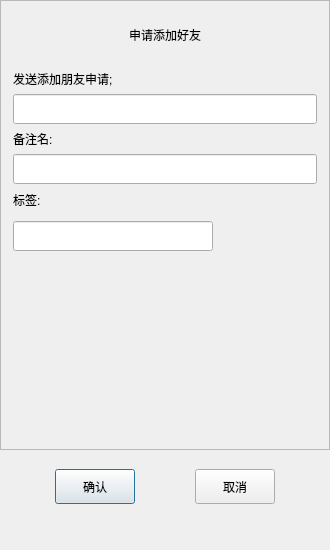
<?xml version="1.0" encoding="UTF-8"?>
<ui version="4.0">
 <class>ApplyFriend</class>
 <widget class="QDialog" name="ApplyFriend">
  <property name="geometry">
   <rect>
    <x>0</x>
    <y>0</y>
    <width>330</width>
    <height>550</height>
   </rect>
  </property>
  <property name="minimumSize">
   <size>
    <width>330</width>
    <height>550</height>
   </size>
  </property>
  <property name="maximumSize">
   <size>
    <width>330</width>
    <height>550</height>
   </size>
  </property>
  <property name="windowTitle">
   <string>Dialog</string>
  </property>
  <layout class="QVBoxLayout" name="verticalLayout">
   <property name="spacing">
    <number>2</number>
   </property>
   <property name="leftMargin">
    <number>0</number>
   </property>
   <property name="topMargin">
    <number>0</number>
   </property>
   <property name="rightMargin">
    <number>0</number>
   </property>
   <property name="bottomMargin">
    <number>0</number>
   </property>
   <item>
    <widget class="QScrollArea" name="scrollArea">
     <property name="minimumSize">
      <size>
       <width>0</width>
       <height>450</height>
      </size>
     </property>
     <property name="maximumSize">
      <size>
       <width>16777215</width>
       <height>450</height>
      </size>
     </property>
     <property name="widgetResizable">
      <bool>true</bool>
     </property>
     <widget class="QWidget" name="scrollcontents">
      <property name="geometry">
       <rect>
        <x>0</x>
        <y>0</y>
        <width>328</width>
        <height>448</height>
       </rect>
      </property>
      <layout class="QVBoxLayout" name="verticalLayout_2">
       <item>
        <widget class="QLabel" name="apply_lb">
         <property name="minimumSize">
          <size>
           <width>0</width>
           <height>50</height>
          </size>
         </property>
         <property name="maximumSize">
          <size>
           <width>16777215</width>
           <height>50</height>
          </size>
         </property>
         <property name="text">
          <string>申请添加好友</string>
         </property>
         <property name="alignment">
          <set>Qt::AlignmentFlag::AlignCenter</set>
         </property>
        </widget>
       </item>
       <item>
        <widget class="QWidget" name="apply_wid" native="true">
         <layout class="QVBoxLayout" name="verticalLayout_3">
          <property name="spacing">
           <number>5</number>
          </property>
          <property name="leftMargin">
           <number>3</number>
          </property>
          <property name="topMargin">
           <number>3</number>
          </property>
          <property name="rightMargin">
           <number>3</number>
          </property>
          <property name="bottomMargin">
           <number>3</number>
          </property>
          <item>
           <widget class="QLabel" name="label_2">
            <property name="minimumSize">
             <size>
              <width>0</width>
              <height>20</height>
             </size>
            </property>
            <property name="maximumSize">
             <size>
              <width>16777215</width>
              <height>20</height>
             </size>
            </property>
            <property name="text">
             <string>发送添加朋友申请;</string>
            </property>
           </widget>
          </item>
          <item>
           <widget class="CustomizeEdit" name="name_ed">
            <property name="minimumSize">
             <size>
              <width>0</width>
              <height>30</height>
             </size>
            </property>
            <property name="maximumSize">
             <size>
              <width>16777215</width>
              <height>30</height>
             </size>
            </property>
           </widget>
          </item>
          <item>
           <widget class="QLabel" name="label_3">
            <property name="minimumSize">
             <size>
              <width>0</width>
              <height>20</height>
             </size>
            </property>
            <property name="maximumSize">
             <size>
              <width>16777215</width>
              <height>20</height>
             </size>
            </property>
            <property name="text">
             <string>备注名:</string>
            </property>
           </widget>
          </item>
          <item>
           <widget class="CustomizeEdit" name="back_ed">
            <property name="sizePolicy">
             <sizepolicy hsizetype="Expanding" vsizetype="Fixed">
              <horstretch>0</horstretch>
              <verstretch>0</verstretch>
             </sizepolicy>
            </property>
            <property name="minimumSize">
             <size>
              <width>0</width>
              <height>30</height>
             </size>
            </property>
            <property name="maximumSize">
             <size>
              <width>2123213</width>
              <height>30</height>
             </size>
            </property>
           </widget>
          </item>
          <item>
           <widget class="QLabel" name="label">
            <property name="minimumSize">
             <size>
              <width>0</width>
              <height>20</height>
             </size>
            </property>
            <property name="maximumSize">
             <size>
              <width>16777215</width>
              <height>20</height>
             </size>
            </property>
            <property name="text">
             <string>标签:</string>
            </property>
            <property name="alignment">
             <set>Qt::AlignmentFlag::AlignBottom|Qt::AlignmentFlag::AlignLeading|Qt::AlignmentFlag::AlignLeft</set>
            </property>
           </widget>
          </item>
          <item>
           <widget class="QWidget" name="lb_group_wid" native="true">
            <property name="maximumSize">
             <size>
              <width>16777215</width>
              <height>70</height>
             </size>
            </property>
            <layout class="QVBoxLayout" name="verticalLayout_4">
             <property name="spacing">
              <number>1</number>
             </property>
             <property name="leftMargin">
              <number>0</number>
             </property>
             <property name="topMargin">
              <number>0</number>
             </property>
             <property name="rightMargin">
              <number>0</number>
             </property>
             <property name="bottomMargin">
              <number>0</number>
             </property>
             <item>
              <widget class="QWidget" name="grid_widget" native="true">
               <property name="minimumSize">
                <size>
                 <width>0</width>
                 <height>50</height>
                </size>
               </property>
               <property name="maximumSize">
                <size>
                 <width>16777215</width>
                 <height>50</height>
                </size>
               </property>
               <layout class="QVBoxLayout" name="verticalLayout_5">
                <property name="spacing">
                 <number>7</number>
                </property>
                <property name="leftMargin">
                 <number>0</number>
                </property>
                <property name="topMargin">
                 <number>0</number>
                </property>
                <property name="rightMargin">
                 <number>0</number>
                </property>
                <property name="bottomMargin">
                 <number>5</number>
                </property>
                <item>
                 <widget class="CustomizeEdit" name="lb_ed">
                  <property name="minimumSize">
                   <size>
                    <width>200</width>
                    <height>30</height>
                   </size>
                  </property>
                  <property name="maximumSize">
                   <size>
                    <width>200</width>
                    <height>30</height>
                   </size>
                  </property>
                 </widget>
                </item>
               </layout>
              </widget>
             </item>
             <item>
              <widget class="QWidget" name="input_tip_wid" native="true">
               <property name="minimumSize">
                <size>
                 <width>0</width>
                 <height>30</height>
                </size>
               </property>
               <property name="maximumSize">
                <size>
                 <width>16777215</width>
                 <height>30</height>
                </size>
               </property>
               <layout class="QVBoxLayout" name="verticalLayout_6">
                <property name="spacing">
                 <number>3</number>
                </property>
                <property name="leftMargin">
                 <number>1</number>
                </property>
                <property name="topMargin">
                 <number>1</number>
                </property>
                <property name="rightMargin">
                 <number>1</number>
                </property>
                <property name="bottomMargin">
                 <number>1</number>
                </property>
                <item>
                 <widget class="ClickedLab" name="tip_lb">
                  <property name="minimumSize">
                   <size>
                    <width>0</width>
                    <height>20</height>
                   </size>
                  </property>
                  <property name="maximumSize">
                   <size>
                    <width>16777215</width>
                    <height>20</height>
                   </size>
                  </property>
                  <property name="text">
                   <string/>
                  </property>
                 </widget>
                </item>
               </layout>
              </widget>
             </item>
            </layout>
           </widget>
          </item>
          <item>
           <widget class="QWidget" name="scrollcontent" native="true">
            <property name="minimumSize">
             <size>
              <width>0</width>
              <height>60</height>
             </size>
            </property>
            <property name="maximumSize">
             <size>
              <width>16777215</width>
              <height>160</height>
             </size>
            </property>
            <layout class="QHBoxLayout" name="horizontalLayout_2">
             <property name="spacing">
              <number>5</number>
             </property>
             <property name="leftMargin">
              <number>0</number>
             </property>
             <property name="topMargin">
              <number>0</number>
             </property>
             <property name="rightMargin">
              <number>0</number>
             </property>
             <property name="bottomMargin">
              <number>0</number>
             </property>
             <item>
              <widget class="QWidget" name="lb_list" native="true">
               <property name="minimumSize">
                <size>
                 <width>250</width>
                 <height>60</height>
                </size>
               </property>
               <property name="maximumSize">
                <size>
                 <width>250</width>
                 <height>150</height>
                </size>
               </property>
              </widget>
             </item>
             <item>
              <widget class="QWidget" name="more_lb_wid" native="true">
               <property name="minimumSize">
                <size>
                 <width>30</width>
                 <height>30</height>
                </size>
               </property>
               <property name="maximumSize">
                <size>
                 <width>30</width>
                 <height>30</height>
                </size>
               </property>
               <layout class="QVBoxLayout" name="verticalLayout_7">
                <property name="spacing">
                 <number>2</number>
                </property>
                <property name="leftMargin">
                 <number>0</number>
                </property>
                <property name="topMargin">
                 <number>0</number>
                </property>
                <property name="rightMargin">
                 <number>0</number>
                </property>
                <property name="bottomMargin">
                 <number>0</number>
                </property>
                <item>
                 <widget class="ClickedLab" name="more_lb">
                  <property name="minimumSize">
                   <size>
                    <width>20</width>
                    <height>20</height>
                   </size>
                  </property>
                  <property name="maximumSize">
                   <size>
                    <width>20</width>
                    <height>20</height>
                   </size>
                  </property>
                  <property name="text">
                   <string/>
                  </property>
                 </widget>
                </item>
               </layout>
              </widget>
             </item>
            </layout>
           </widget>
          </item>
         </layout>
        </widget>
       </item>
      </layout>
     </widget>
    </widget>
   </item>
   <item>
    <spacer name="verticalSpacer_2">
     <property name="orientation">
      <enum>Qt::Orientation::Vertical</enum>
     </property>
     <property name="sizeType">
      <enum>QSizePolicy::Policy::Fixed</enum>
     </property>
     <property name="sizeHint" stdset="0">
      <size>
       <width>20</width>
       <height>5</height>
      </size>
     </property>
    </spacer>
   </item>
   <item>
    <widget class="QWidget" name="apply_sure_wid" native="true">
     <property name="minimumSize">
      <size>
       <width>0</width>
       <height>50</height>
      </size>
     </property>
     <property name="maximumSize">
      <size>
       <width>16777215</width>
       <height>40</height>
      </size>
     </property>
     <layout class="QHBoxLayout" name="horizontalLayout">
      <property name="leftMargin">
       <number>0</number>
      </property>
      <property name="topMargin">
       <number>0</number>
      </property>
      <property name="rightMargin">
       <number>0</number>
      </property>
      <property name="bottomMargin">
       <number>0</number>
      </property>
      <item>
       <spacer name="horizontalSpacer">
        <property name="orientation">
         <enum>Qt::Orientation::Horizontal</enum>
        </property>
        <property name="sizeHint" stdset="0">
         <size>
          <width>40</width>
          <height>20</height>
         </size>
        </property>
       </spacer>
      </item>
      <item>
       <widget class="ClickedBtn" name="sure_btn">
        <property name="minimumSize">
         <size>
          <width>0</width>
          <height>35</height>
         </size>
        </property>
        <property name="maximumSize">
         <size>
          <width>16777215</width>
          <height>35</height>
         </size>
        </property>
        <property name="text">
         <string>确认</string>
        </property>
       </widget>
      </item>
      <item>
       <spacer name="horizontalSpacer_3">
        <property name="orientation">
         <enum>Qt::Orientation::Horizontal</enum>
        </property>
        <property name="sizeHint" stdset="0">
         <size>
          <width>5</width>
          <height>5</height>
         </size>
        </property>
       </spacer>
      </item>
      <item>
       <widget class="ClickedBtn" name="cancel_btn">
        <property name="minimumSize">
         <size>
          <width>0</width>
          <height>35</height>
         </size>
        </property>
        <property name="maximumSize">
         <size>
          <width>16777215</width>
          <height>35</height>
         </size>
        </property>
        <property name="text">
         <string>取消</string>
        </property>
       </widget>
      </item>
      <item>
       <spacer name="horizontalSpacer_2">
        <property name="orientation">
         <enum>Qt::Orientation::Horizontal</enum>
        </property>
        <property name="sizeHint" stdset="0">
         <size>
          <width>40</width>
          <height>20</height>
         </size>
        </property>
       </spacer>
      </item>
     </layout>
    </widget>
   </item>
   <item>
    <spacer name="verticalSpacer">
     <property name="orientation">
      <enum>Qt::Orientation::Vertical</enum>
     </property>
     <property name="sizeHint" stdset="0">
      <size>
       <width>20</width>
       <height>40</height>
      </size>
     </property>
    </spacer>
   </item>
  </layout>
 </widget>
 <customwidgets>
  <customwidget>
   <class>ClickedBtn</class>
   <extends>QPushButton</extends>
   <header location="global">clickedbtn.h</header>
  </customwidget>
  <customwidget>
   <class>CustomizeEdit</class>
   <extends>QLineEdit</extends>
   <header>customizeedit.h</header>
  </customwidget>
  <customwidget>
   <class>ClickedLab</class>
   <extends>QLabel</extends>
   <header>clickedlab.h</header>
  </customwidget>
 </customwidgets>
 <resources/>
 <connections/>
</ui>
